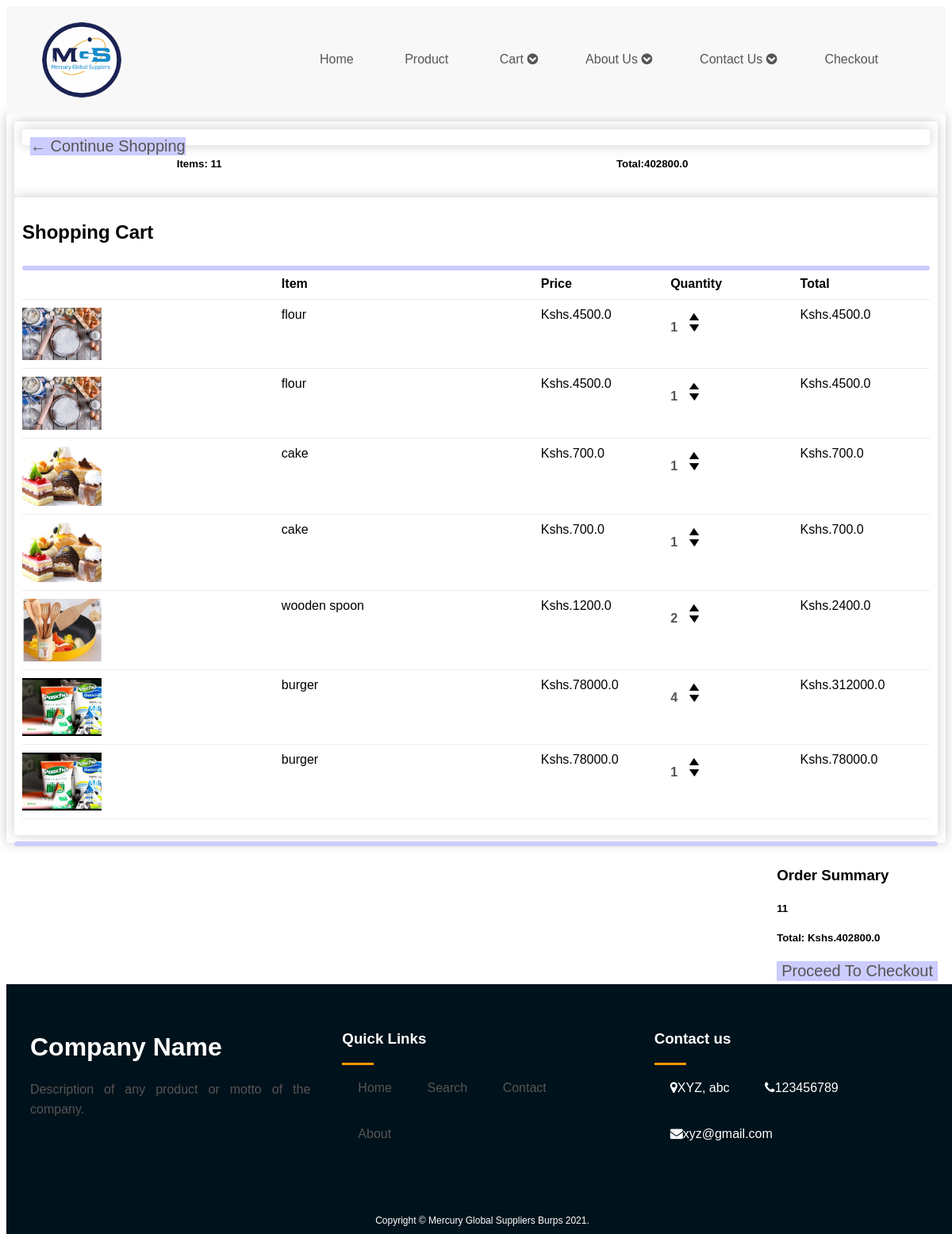
The app's page /cart/ (signed in) with its own data.
### Main_App/models.py (models this page shows, shortened)
class Order(models.Model):
    customer = models.ForeignKey(
        Customer, on_delete=models.SET_NULL, null=True, blank=True)
    date_ordered = models.DateTimeField(auto_now_add=True)
    complete = models.BooleanField(default=False, null=True, blank=False)
    tansaction_id = models.CharField(max_length=100, null=True)
    @property
    def get_cart_total(self):
        orderitems = self.orderitem_set.all()
        total = sum([item.get_total for item in orderitems])
        return total
    @property
    def get_cart_items(self):
        orderitems = self.orderitem_set.all()
        total = sum([item.quantity for item in orderitems])
        return total

class OrderItem(models.Model):
    product = models.ForeignKey(Product, on_delete=models.SET_NULL, null=True)
    order = models.ForeignKey(Order, on_delete=models.SET_NULL, null=True)
    quantity = models.IntegerField(default=0, null=True, blank=True)
    date_added = models.DateTimeField(auto_now_add=True)
    @property
    def get_total(self):
        total = self.product.price * self.quantity
        return total

class Product(models.Model):
    title = models.CharField(max_length=200)
    category=models.ForeignKey(Category, on_delete= models.CASCADE)
    name = models.CharField(max_length=100)
    price = models.FloatField()
    description = RichTextUploadingField()
    image = models.ImageField(upload_to='img')
    slug = models.SlugField(null=False, unique=True)
    update_at = models.DateTimeField(auto_now=True)
    @property
    def imageURL(self):
        try:
            url = self.image.url
        except:
            url = ''
        return url
    def image_tag(self):
            return mark_safe('<img src="/img/%s" width="100" height="100" />' % (self.image))
    image_tag.short_description = 'Image'

### Main_App/views.py (the view)
# urls.py: path('cart/', cart_view, name ='cart'),
def cart_view(request):
    if request.user.is_authenticated:
        customer = request.user.customer
        order, created = Order.objects.get_or_create(
            customer=customer, complete=False)
        items = order.orderitem_set.all()
        cartItems = order.get_cart_items
    else:
        items = []
        order = {'get_cart_total': 0, 'get_cart_items': 0, 'delivery': False}
        cartItems = order['get_cart_items']
    context = {'items': items, 'order': order, 'cartItems': cartItems}
    return render(request, 'cart.html', context)

### Main_App/templates/cart.html
{% extends 'base.html' %}
{% load static %}
{% block content %}
<div class="row-cart">
	<div class="columns">
		<div class="box-element-one">
			<a class="continue-shopping" href="{% url 'product' %}">&#x2190; Continue Shopping</a>
		</div>
		<table class="table">
			<tr>
				<th>
					<h5>Items: <strong>{{ order.get_cart_items }}</strong></h5>
				</th>
				<th>
					<h5>Total:<strong>{{ order.get_cart_total }}</strong></h5>
				</th>
			</tr>
		</table>
	</div>
	<div class="box-element-one">
		<h2>Shopping Cart</h2>
		<hr class="new3">
		<div class="cart-rows">
			<div style="flex:2"></div>
			<div style="flex:2"><strong>Item</strong></div>
			<div style="flex:1"><strong>Price</strong></div>
			<div style="flex:1"><strong>Quantity</strong></div>
			<div style="flex:1"><strong>Total</strong></div>
		</div>
		{% for item in items %}
		<div class="cart-rows">
			<div style="flex:2"><img class="row-image" src="{{ item.product.imageURL }}"></div>
			<div style="flex:2">
				{{ item.product.name }}
			</div>
			<div style="flex:1">
				Kshs.{{ item.product.price }}
			</div>
			<div style="flex:1">
				<p class="quantity">{{ item.quantity }}</p>
				<div class="quantity">
					<img data-product="{{ item.product.id }}" data-action="add"  class="chg-quantity update-cart" src="{% static  'img/up.png' %}">
					<img data-product="{{ item.product.id }}" data-action="remove"  class="chg-quantity update-cart" src="{% static  'img/down.png' %}">
				</div>
			</div>
			<div style="flex:1">Kshs.{{ item.get_total }}</div>
		</div>
		{% endfor %}
	</div>
	<hr class="new3">
	<div class="order-summary">
		<h3>Order Summary</h3>
		<h5>{{ order.get_cart_items }}</h5>
		<h5>Total: Kshs.{{ order.get_cart_total }}</h5>
		<button class="checkout-button"><a class="#" href="{% url 'checkout' %}">Proceed To Checkout</a></button>
	</div>
</div>
<br>
{% endblock %}

### Main_App/templates/base.html (shortened to what this page needs)
{% load static %}
<html lang="en">
<head>
    <link rel="stylesheet" href="https://cdnjs.cloudflare.com/ajax/libs/font-awesome/4.5.0/css/font-awesome.min.css">
    <link rel="stylesheet" href="https://cdnjs.cloudflare.com/ajax/libs/font-awesome/4.7.0/css/font-awesome.min.css">
    <link rel="stylesheet" href="{% static 'css/navbar1.css' %}">
    <link rel="stylesheet" href="{% static 'css/product.css' %}">
    <link rel="stylesheet" href="{% static 'css/search.css' %}">
    <link rel="stylesheet" href="{% static 'css/checkout.css' %}">
    <link rel="stylesheet" href="{% static 'css/cart.css' %}">
    <link rel="stylesheet" href="{% static 'css/footer.css' %}">
    <link rel="stylesheet" href="{% static 'css/contact.css' %}">
    <link rel="stylesheet" href="{% static 'css/home.css' %}">
    <link rel="stylesheet" href="{% static 'css/product_detail.css' %}">
</head>
<body>
    {% include 'navbar.html' %}
    {% block content %}
    {% endblock %}
<div class="footer">
    <div class="inner-footer">
        <div class="footer-items">
        <h1>Company Name</h1>
        <p>Description of any product or motto of the company.</p>
    </div>
        <div class="footer-items">
        <h3>Quick Links</h3>
        <div class="border1"></div>
            <ul>
                <a href="#"><li>Home</li></a>
                <a href="#"><li>Search</li></a>
                <a href="#"><li>Contact</li></a>
                <a href="#"><li>About</li></a>
            </ul>
    </div>
        <div class="footer-items">
        <h3>Contact us</h3>
        <div class="border1"></div>
            <ul>
            <li><i class="fa fa-map-marker" aria-hidden="true"></i>XYZ, abc</li>
            <li><i class="fa fa-phone" aria-hidden="true"></i>123456789</li>
            <li><i class="fa fa-envelope" aria-hidden="true"></i>xyz@gmail.com</li>
        </ul>
            <div class="social-media">
            <a href="#"><i class="fab fa-instagram"></i></a>
            <a href="#"><i class="fab fa-facebook"></i></a>
            <a href="#"><i class="fab fa-google-plus-square"></i></a>
        </div>
    </div>
    </div>
    <div class="footer-bottom">
        Copyright &copy; Mercury Global Suppliers Burps 2021.
    </div>
</div>
</body>
</html>

### Main_App/templates/navbar.html
{% load static %}
<div class="header">
  <div class="container-nav">
    <div class="navbar">
      <div class="logo">
        <img src="static/img/mc1.png" width="100px">
      </div>
      <nav>
        <ul>
          <li><a href="{% url 'home' %}">Home</a></li>
          <li><a href="{% url 'product' %}">Product</a></li>
          <li><a href="{% url 'cart' %}">Cart <i class="fa fa-chevron-circle-down" aria-hidden="true"></i></a>
          <li><a href="{% url 'about' %}">About Us <i class="fa fa-chevron-circle-down" aria-hidden="true"></i></a>
          <li><a href="{% url 'contact' %}">Contact Us <i class="fa fa-chevron-circle-down" aria-hidden="true"></i></a>
          <li><a href="{% url 'checkout' %}">Checkout</a></li>
        </ul>
      </nav>
    </div>
  </div>
</div>

### static/css/navbar1.css (style rules this page uses)
.container-nav { max-width: 100%; margin: auto; padding-left: 25px; padding-right: 25px; background-color: rgb(248,248,248); position: sticky; }
.navbar { display: flex; align-items: center; padding: 20px; }
nav { flex: 1; text-align: right; }
nav ul { display: inline-block; list-style-type: none; }
nav ul li { display: inline-block; margin-right: 20px; }
a { text-decoration: none; color: #555; }
p { color: #555; }
ul { list-style-type: none; margin: 0; padding: 0; }
li { display: inline-block; padding: 20px; position: relative; text-align: center; }

### static/css/product.css (style rules this page uses)
hr.new1, .new6, .new3 { width: 100%; float: right; border: 3px solid #ccccff; border-radius: 3px; }
.footer { width: 100%; height: 800px; height: auto; background-color: red; position:absolute; bottom:0 */ }

### static/css/checkout.css (style rules this page uses)
.table { width: 100%; }
.checkout-button { background-color: #ccccff; border: none; text-decoration: none; font-size: 20px; float: right; }
.continue-shopping { background-color: #ccccff; font-size: 20px; float: left; }
.row, .columns,.box-element { box-shadow:hsl(0, 0%, 80%) 0 0 16px; background-color: #fff; border-radius: 4px; padding: 10px; }

### static/css/cart.css (style rules this page uses)
.row-cart { width: 100%; }
.table { width: 100%; }
.columns { width: 100%; }
.order-summary { float: right; }
.checkout-button { background-color: #ccccff; border: none; text-decoration: none; font-size: 20px; float: left; }
.cart-rows { width: 100%; }
.continue-shopping { background-color: #ccccff; font-size: 20px; float: left; }
.row-cart, .columns,.box-element-one { box-shadow:hsl(0, 0%, 80%) 0 0 16px; background-color: #fff; border-radius: 4px; padding: 10px; }
.box-element-one .cart-rows { display: flex; align-items: flex-stretch; padding-bottom: 10px; margin-bottom: 10px; border-bottom: 1px solid #ececec; }
.row-image { width: 100px; }
.quantity { display: inline-block; font-weight: 700; padding-right:10px; }
.chg-quantity { width: 12px; cursor: pointer; display: block; margin-top: 5px; transition:.1s; }

### static/css/footer.css (style rules this page uses)
.footer { width: 100%; background: #00121b; display: block; position: absolute; bottom: auto; margin-top: 160px; }
.inner-footer { margin: auto; padding: 30px 10px; display: flex; box-sizing: border-box; justify-content: center; }
.footer-items { width: 30%; padding: 10px 20px; box-sizing: border-box; color: #fff; }
.footer-items p { font-size: 16px; text-align: justify; line-height: 25px; }
.footer-items h1 { color: #fff; }
.border1 { height: 3px; width: 40px; background: #ff9800; color: #ff9800; background-color: #ff9800; border: 0px; }
.social-media { width: 100%; color: #fff; text-align: center; font-size: 20px; }
.social-media a { text-decoration: none; }
.social-media i { height: 25px; width: 25px; margin: 20px 10px; padding: 4px; color: #fff; transition: 0.5s; }
.footer-bottom { padding: 10px; background: #00121b; color: #fff; font-size: 12px; text-align: center; }
@media screen and (max-width: 1275px) { .footer-items { width: 50%; } }

### static/css/contact.css (style rules this page uses)
body { font-family: Arial, Helvetica, sans-serif; }
* { box-sizing: border-box; }

### static/css/home.css (style rules this page uses)
ul { list-style-type: none; margin: 0; padding: 0; }
li { display: inline-block; padding: 20px; position: relative; text-align: center; }
* { box-sizing: border-box; }

### records on screen
Order: get_cart_items "11", get_cart_total "402800.0"
OrderItem: product.imageURL (picture), product.name "flour", product.price "4500.0", quantity "1", get_total "4500.0"
OrderItem: product.imageURL (picture), product.name "flour", product.price "4500.0", quantity "1", get_total "4500.0"
OrderItem: product.imageURL (picture), product.name "cake", product.price "700.0", quantity "1", get_total "700.0"
OrderItem: product.imageURL (picture), product.name "cake", product.price "700.0", quantity "1", get_total "700.0"
OrderItem: product.imageURL (picture), product.name "wooden spoon", product.price "1200.0", quantity "2", get_total "2400.0"
OrderItem: product.imageURL (picture), product.name "burger", product.price "78000.0", quantity "4", get_total "312000.0"
OrderItem: product.imageURL (picture), product.name "burger", product.price "78000.0", quantity "1", get_total "78000.0"
